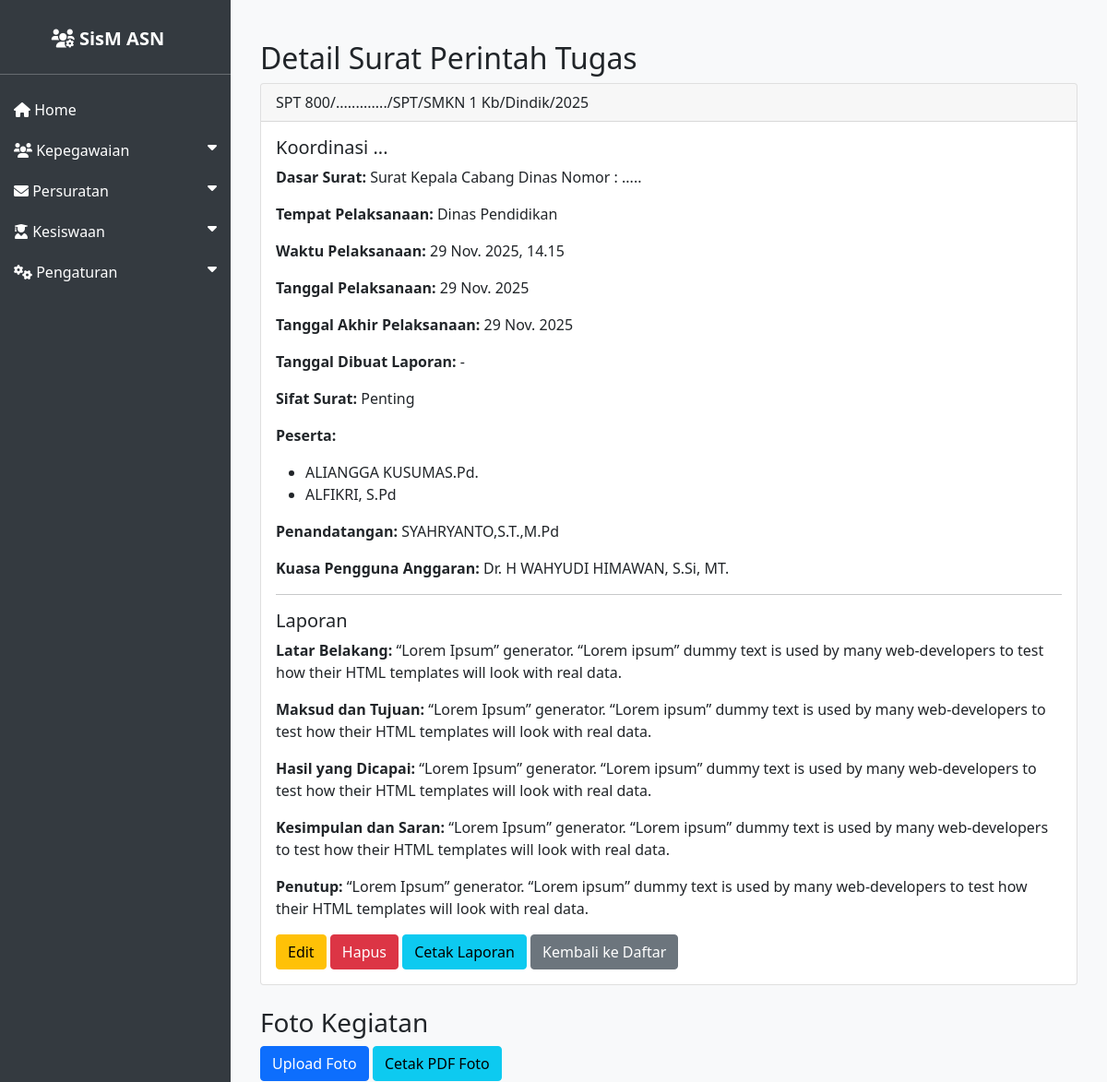
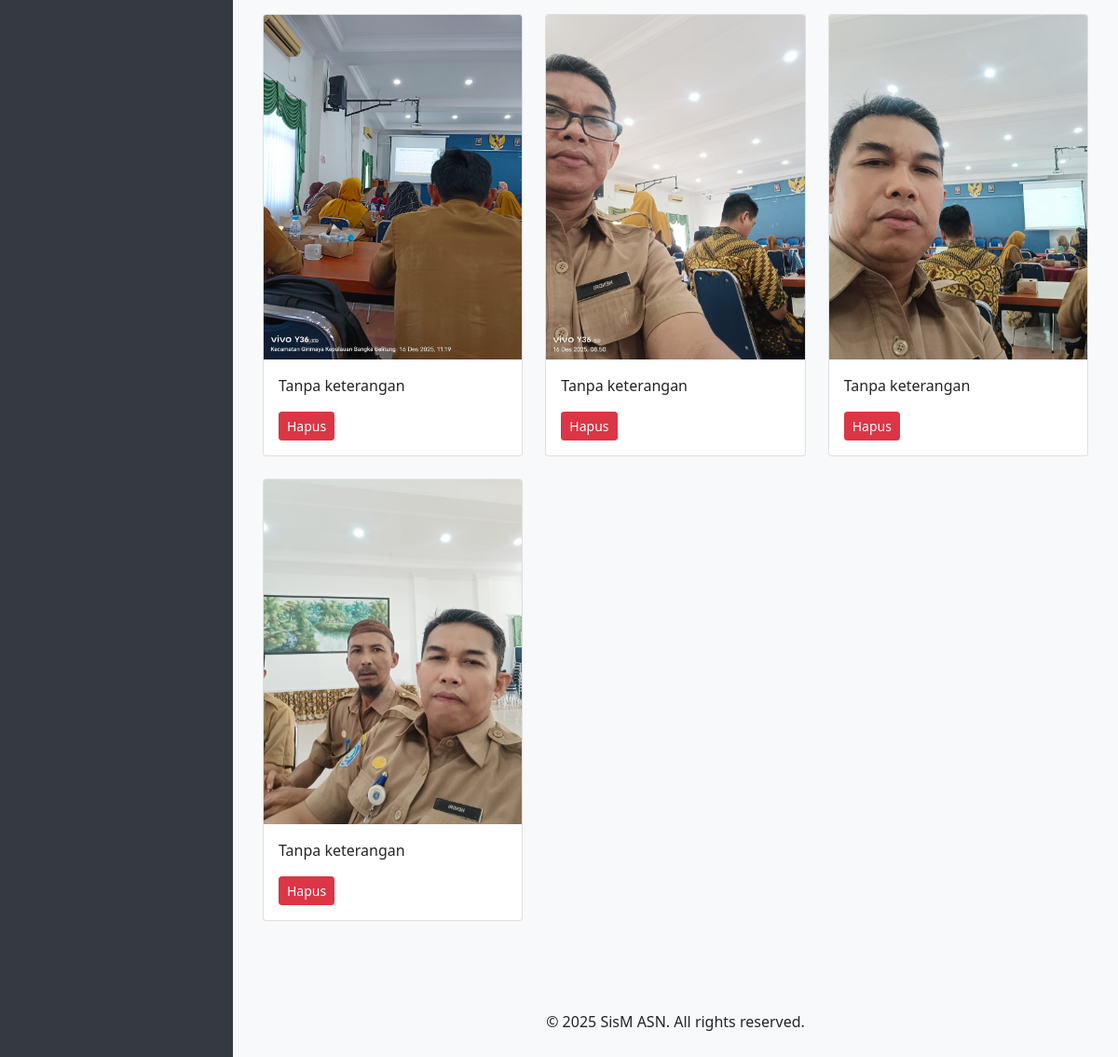
/asn/spt/1/, run on the app's committed database (2 pictures, top to bottom).
### asn_app/models.py (models this page shows, shortened)
class SuratPerintahTugas(models.Model):
    peserta = models.ManyToManyField(ASN, related_name='spt_peserta', verbose_name='Peserta')
    dasar_surat = models.TextField(verbose_name='Dasar Surat')
    nomor_spt = models.CharField(max_length=50, verbose_name='Nomor SPT')
    tempat_pelaksanaan = models.CharField(max_length=100, verbose_name='Tempat Pelaksanaan')
    waktu_pelaksanaan = models.DateTimeField(verbose_name='Waktu Pelaksanaan')
    tanggal_pelaksanaan = models.DateField(verbose_name='Tanggal Pelaksanaan')
    tanggal_akhir_pelaksanaan = models.DateField(verbose_name='Tanggal Akhir Pelaksanaan', null=True, blank=True)
    nama_kegiatan = models.CharField(max_length=200, verbose_name='Nama Kegiatan')
    tempat_ditetapkan = models.CharField(max_length=100, verbose_name='Tempat Ditetapkan')
    tanggal_ditetapkan = models.DateField(verbose_name='Tanggal Ditetapkan')
    penandatangan = models.ForeignKey(ASN, on_delete=models.SET_NULL, blank=True, null=True, related_name='spt_penandatangan', verbose_name='Penandatangan')
    kuasa_pengguna_anggaran = models.ForeignKey(ASN, on_delete=models.SET_NULL, blank=True, null=True, related_name='spt_kuasa_pengguna_anggaran', verbose_name='Kuasa Pengguna Anggaran')
    kop_surat = models.ForeignKey(KopSurat, on_delete=models.SET_NULL, blank=True, null=True, verbose_name='Kop Surat')
    latar_belakang = models.TextField(verbose_name='Latar Belakang', blank=True, null=True)
    maksud_dan_tujuan = models.TextField(verbose_name='Maksud dan Tujuan', blank=True, null=True)
    hasil_yang_dicapai = models.TextField(verbose_name='Hasil yang Dicapai', blank=True, null=True)
    kesimpulan_dan_saran = models.TextField(verbose_name='Kesimpulan dan Saran', blank=True, null=True)
    penutup = models.TextField(verbose_name='Penutup', blank=True, null=True)
    tanggal_dibuat_laporan = models.DateField(verbose_name='Tanggal Dibuat Laporan', blank=True, null=True)
    SIFAT_SURAT_CHOICES = [
        ('Biasa', 'Biasa'),
        ('Penting', 'Penting'),
        ('Rahasia', 'Rahasia'),
    ]
    sifat_surat = models.CharField(max_length=10, choices=SIFAT_SURAT_CHOICES, default='Biasa', verbose_name='Sifat Surat')
    created_at = models.DateTimeField(auto_now_add=True)
    updated_at = models.DateTimeField(auto_now=True)

class ASN(models.Model):
    JENIS_KELAMIN_CHOICES = [
        ('L', 'Laki-laki'),
        ('P', 'Perempuan'),
    ]
    AGAMA_CHOICES = [
        ('ISLAM', 'Islam'),
        ('KRISTEN', 'Kristen'),
        ('KATOLIK', 'Katolik'),
        ('HINDU', 'Hindu'),
        ('BUDDHA', 'Buddha'),
        ('KONGHUCU', 'Konghucu'),
    ]
    nip = models.CharField(max_length=18, unique=True, null=True, blank=True)
    nama = models.CharField(max_length=100)
    tempat_lahir = models.CharField(max_length=50)
    tanggal_lahir = models.DateField()
    jenis_kelamin = models.CharField(max_length=1, choices=JENIS_KELAMIN_CHOICES)
    agama = models.CharField(max_length=10, choices=AGAMA_CHOICES)
    alamat = models.TextField()
    email = models.EmailField()
    telepon = models.CharField(max_length=15)
    jabatan = models.CharField(max_length=100)
    pangkat = models.CharField(max_length=50)
    golongan = models.CharField(max_length=5)
    nama_istri_suami = models.CharField(max_length=100, blank=True, null=True, verbose_name='Nama Istri/Suami')
    unit_kerja = models.CharField(max_length=100)
    foto = models.ImageField(upload_to='asn_fotos/', blank=True, null=True)
    created_at = models.DateTimeField(auto_now_add=True)
    updated_at = models.DateTimeField(auto_now=True)

class FotoKegiatan(models.Model):
    spt = models.ForeignKey(SuratPerintahTugas, related_name='foto_kegiatan', on_delete=models.CASCADE)
    foto = models.ImageField(upload_to='foto_kegiatan/')
    keterangan = models.CharField(max_length=255, blank=True, null=True)
    created_at = models.DateTimeField(auto_now_add=True)

### asn_app/views.py (the view)
# urls.py: path('spt/<int:pk>/', views.spt_detail, name='spt_detail'),
def spt_detail(request, pk):
    spt = get_object_or_404(SuratPerintahTugas, pk=pk)
    fotos = spt.foto_kegiatan.all()
    return render(request, 'asn_app/spt_detail.html', {'spt': spt, 'fotos': fotos})

### asn_app/templates/asn_app/spt_detail.html (shortened to what this page needs)
{% extends "asn_app/base.html" %}
{% block content %}
<div class="container mt-4">
    <h2>Detail Surat Perintah Tugas</h2>
    <div class="card">
        <div class="card-header">
            SPT {{ spt.nomor_spt }}
        </div>
        <div class="card-body">
            <h5 class="card-title">{{ spt.nama_kegiatan }}</h5>
            <p class="card-text"><strong>Dasar Surat:</strong> {{ spt.dasar_surat }}</p>
            <p class="card-text"><strong>Tempat Pelaksanaan:</strong> {{ spt.tempat_pelaksanaan }}</p>
            <p class="card-text"><strong>Waktu Pelaksanaan:</strong> {{ spt.waktu_pelaksanaan }}</p>
            <p class="card-text"><strong>Tanggal Pelaksanaan:</strong> {{ spt.tanggal_pelaksanaan }}</p>
            {% if spt.tanggal_akhir_pelaksanaan %}
            <p class="card-text"><strong>Tanggal Akhir Pelaksanaan:</strong> {{ spt.tanggal_akhir_pelaksanaan }}</p>
            {% endif %}
            <p class="card-text"><strong>Tanggal Dibuat Laporan:</strong> {{ spt.tanggal_dibuat_laporan|default:"-" }}</p>
            <p class="card-text"><strong>Sifat Surat:</strong> {{ spt.sifat_surat|default:"-" }}</p>
            <p class="card-text"><strong>Peserta:</strong></p>
            <ul>
                {% for p in spt.peserta.all %}
                <li>{{ p.nama }}</li>
                {% endfor %}
            </ul>
            <p class="card-text"><strong>Penandatangan:</strong> {{ spt.penandatangan.nama }}</p>
            {% if spt.kuasa_pengguna_anggaran %}
            <p class="card-text"><strong>Kuasa Pengguna Anggaran:</strong> {{ spt.kuasa_pengguna_anggaran.nama }}</p>
            {% endif %}
            <hr>
            <h5>Laporan</h5>
            <p class="card-text"><strong>Latar Belakang:</strong> {{ spt.latar_belakang|default:"-" }}</p>
            <p class="card-text"><strong>Maksud dan Tujuan:</strong> {{ spt.maksud_dan_tujuan|default:"-" }}</p>
            <p class="card-text"><strong>Hasil yang Dicapai:</strong> {{ spt.hasil_yang_dicapai|default:"-" }}</p>
            <p class="card-text"><strong>Kesimpulan dan Saran:</strong> {{ spt.kesimpulan_dan_saran|default:"-" }}</p>
            <p class="card-text"><strong>Penutup:</strong> {{ spt.penutup|default:"-" }}</p>
            <a href="{% url 'spt_update' spt.pk %}" class="btn btn-warning">Edit</a>
            <a href="{% url 'spt_delete' spt.pk %}" class="btn btn-danger">Hapus</a>
            <a href="{% url 'spt_laporan' spt.pk %}" class="btn btn-info">Cetak Laporan</a>
            <a href="{% url 'spt_list' %}" class="btn btn-secondary">Kembali ke Daftar</a>
        </div>
    </div>
    <div class="mt-4">
        <h3>Foto Kegiatan</h3>
        <a href="{% url 'upload_foto_kegiatan' spt.pk %}" class="btn btn-primary mb-3">Upload Foto</a>
        <a href="{% url 'cetak_foto_kegiatan_pdf' spt.pk %}" class="btn btn-info mb-3" target="_blank">Cetak PDF Foto</a>
        <div class="row">
            {% for foto in fotos %}
            <div class="col-md-4 mb-4">
                <div class="card">
                    <img src="{{ foto.foto.url }}" class="card-img-top" alt="{{ foto.keterangan }}">
                    <div class="card-body">
                        <p class="card-text">{{ foto.keterangan|default:"Tanpa keterangan" }}</p>
                        <form method="post" action="{% url 'delete_foto_kegiatan' foto.pk %}" onsubmit="return confirm('Apakah Anda yakin ingin menghapus foto ini?');">
                            <button type="submit" class="btn btn-danger btn-sm">Hapus</button>
                        </form>
                    </div>
                </div>
            </div>
            {% empty %}
            <p>Belum ada foto kegiatan.</p>
            {% endfor %}
        </div>
    </div>
</div>
{% endblock %}

### asn_app/templates/asn_app/base.html (style rules this page uses)
body { display: flex; min-height: 100vh; flex-direction: column; background-color: #f8f9fa; }

### data on the page
SuratPerintahTugas: nomor_spt "800/............./SPT/SMKN 1 Kb/Dindik/2025", nama_kegiatan "Koordinasi ...", dasar_surat "Surat Kepala Cabang Dinas Nomor : .....", tempat_pelaksanaan "Dinas Pendidikan", waktu_pelaksanaan "29 Nov. 2025, 14.15", tanggal_pelaksanaan "29 Nov. 2025", tanggal_akhir_pelaksanaan "29 Nov. 2025", tanggal_dibuat_laporan "-", sifat_surat "Penting", penandatangan.nama "SYAHRYANTO,S.T.,M.Pd", kuasa_pengguna_anggaran.nama "Dr. H WAHYUDI HIMAWAN, S.Si, MT.", latar_belakang "“Lorem Ipsum” generator. “Lorem ipsum” dummy text is used by many web-developers to test how their HTML templates will look with real data.", maksud_dan_tujuan "“Lorem Ipsum” generator. “Lorem ipsum” dummy text is used by many web-developers to test how their HTML templates will look with real data.", hasil_yang_dicapai "“Lorem Ipsum” generator. “Lorem ipsum” dummy text is used by many web-developers to test how their HTML templates will look with real data.", kesimpulan_dan_saran "“Lorem Ipsum” generator. “Lorem ipsum” dummy text is used by many web-developers to test how their HTML templates will look with real data.", penutup "“Lorem Ipsum” generator. “Lorem ipsum” dummy text is used by many web-developers to test how their HTML templates will look with real data."
ASN: nama "ALIANGGA KUSUMAS.Pd."
ASN: nama "ALFIKRI, S.Pd"
FotoKegiatan: foto (picture), keterangan "Tanpa keterangan"
FotoKegiatan: foto (picture), keterangan "Tanpa keterangan"
FotoKegiatan: foto (picture), keterangan "Tanpa keterangan"
FotoKegiatan: foto (picture), keterangan "Tanpa keterangan"
